Frame 1 (no input): blank canvas, image omitted
Frame 60 (no input): blank canvas, image omitted
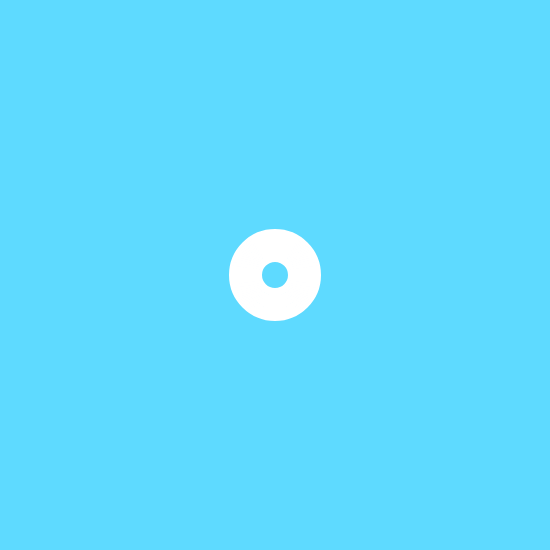
Frame 120 (the mouse pressed at the canvas centre since frame 60)

The p5.js sketch whose frames 1 and 60 were blank and that drew this single picture after the mouse press (run headless with seeded random() and noise() and a simulated clock; from frame 60 on, the mouse is pressed at the canvas centre):

// p5.js sketch
// ── sketch.js
function setup(){
    createCanvas(550,550);
    background(color("#5edaff"));

    
    /*ellipse(125, 125, 80, 80); // x, y, width, height
    ellipse(230, 230, 80, 80); // x, y, width, height
    ellipse(45, 45, 80, 80); // x, y, width, height*/
}

var plus =10;
var size = 80;
function draw() {
    var realtimesize;
    fill(color("#5edaff"));
    stroke(color("#ffffff"));
    strokeWeight(2);
    if(mouseIsPressed)
    {
        ellipse(mouseX, mouseY, size+plus, size+plus); 
        plus= plus -2;
        //realtimesize = size+plus;
        console.log(plus);
        
    }
    //reset
        if(realtimesize < 0)
        {
            plus = 10;
            console.log("reset");
        }
}

    
